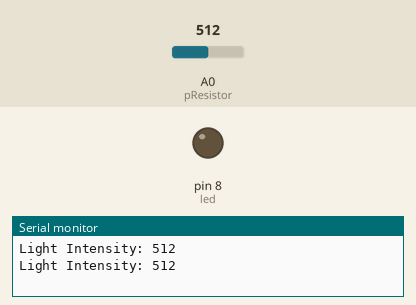
The sketch below on a simulated Arduino Uno, built with avr-gcc and run on an emulated ATmega328P. Shown: output pins drawn as LEDs (lit = HIGH), the last lines printed to the serial monitor. Inputs (shaded band) come from the test bench; at power-on: A0 (pResistor) = 512.

Above: at 1.8 s.
1.9 s: A0 (pResistor) set to 481
At 2.5 s:
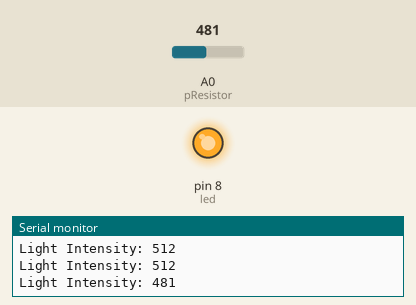
3.5 s: A0 (pResistor) set to 510
At 5.2 s:
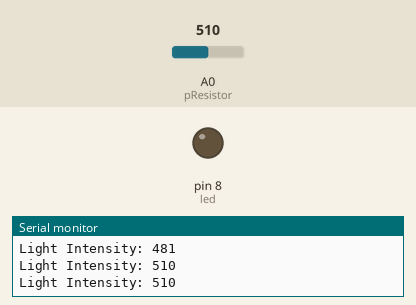
5.5 s: A0 (pResistor) set to 490
At 6.8 s:
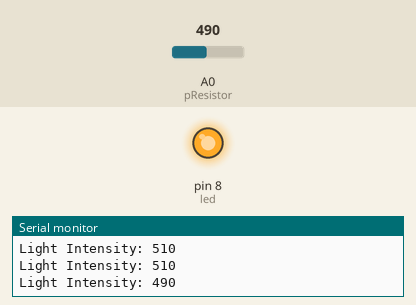
Timing chart, 0 to 8.5 s (numbered marks = the images above; inputs shaded):
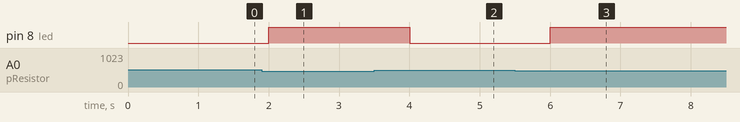

The sketch:

PhotoResistorWithLED.ino
```cpp
const int pResistor = A0; // Photoresistor at Arduino analog pin A0
const int led = 8;
//Variables
int value; // Store value from photoresistor (0-1023)
void setup() {
  Serial.begin(9600);
  pinMode(pResistor, INPUT); // Set pResistor - A0 pin as an input (optional)
  pinMode(led, OUTPUT);
}

void loop(){
  value = analogRead(pResistor);
  Serial.print("Light Intensity: ");
  Serial.print(value);
  Serial.println();
  setLight(value);
  delay(1000);
}

void setLight(int intensity) {
  if (intensity < 500)
    digitalWrite(led, HIGH);
  else
    digitalWrite(led, LOW);
}
```

Measured:
- the behaviour switches between 500 and 499 on A0 (pResistor) (found by bisection; images 0 and 1)
- after the input at 1.9 s, pin 8 (led): LOW → HIGH after 0.10 s
- after the input at 3.5 s, pin 8 (led): HIGH → LOW after 0.50 s
- after the input at 5.5 s, pin 8 (led): LOW → HIGH after 0.50 s
